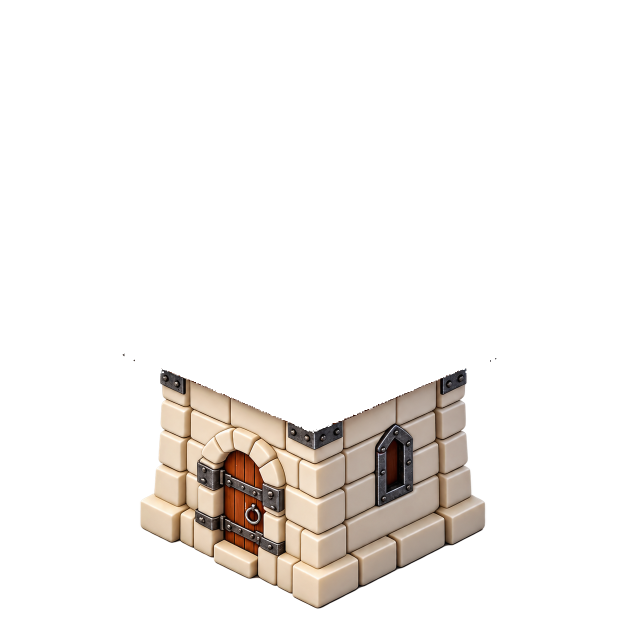
#> input picture source/old/01-turquoise-3d/parts/01-base.png, 1254 x 1254 px, found by its file name (shown at 1/2 size)
$ python build.py
#> lines starting #> are read from the running program, lines starting #| are printed output that depends on the picture; after the words box and inside, x2 and y2 are one past the last pixel; in counts of white or black regions, pixels touching at a corner belong together
"""Clean the roof/upper-room boundary while keeping approved pixel dimensions."""

from pathlib import Path
import json

import numpy as np
from PIL import Image, ImageDraw, ImageFont


ROOT = Path(__file__).resolve().parent
INPUT = ROOT / "input"
CANVAS = (1254, 1254)
MASTER_BOX = (245, 25, 1009, 1218)
AXIS_X = 625
NAMES = ["01-base.png", "02-upper-room.png", "03-roof.png", "04-pennant.png"]
TITLES = ["Основание", "Верхний ярус", "Крыша", "Флаг и навершие"]
STYLES = [
    ("template", INPUT / "template" / "tower-assembled.png"),
    ("01-weathered", INPUT / "1lvl.png"),
    ("02-finished", INPUT / "2lvl.png"),
]


def rgba(path):
    image = Image.open(path).convert("RGBA")
#> image is the input picture: PIL image 1254x1254 RGBA; mean R, G, B, A 24, 21, 18.4, 34.8
    if image.size != CANVAS:
        raise ValueError(f"Unexpected canvas for {path}: {image.size}")
    return image


# [6 lines left out: function bbox, not called in this run]


def dimensions(image):
    box = bbox(image)
    return {"bbox_px_exclusive": list(box), "visible_size_px": [box[2] - box[0], box[3] - box[1]]}


def font(size):
    path = Path("C:/Windows/Fonts/arial.ttf")
    return ImageFont.truetype(str(path), size) if path.exists() else ImageFont.load_default()


def build_clean_template():
    parts = [rgba(INPUT / "template" / "parts" / name) for name in NAMES]
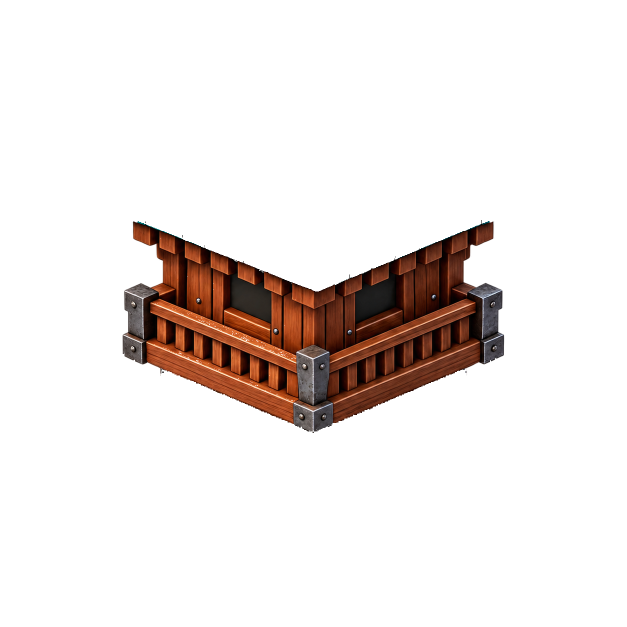
#> input picture source/old/01-turquoise-3d/parts/02-upper-room.png, 1254 x 1254 px, found by its file name (shown at 1/2 size)
#> in rgba, image is the input picture: PIL image 1254x1254 RGBA; mean R, G, B, A 12.8, 6.3, 3.9, 31.5
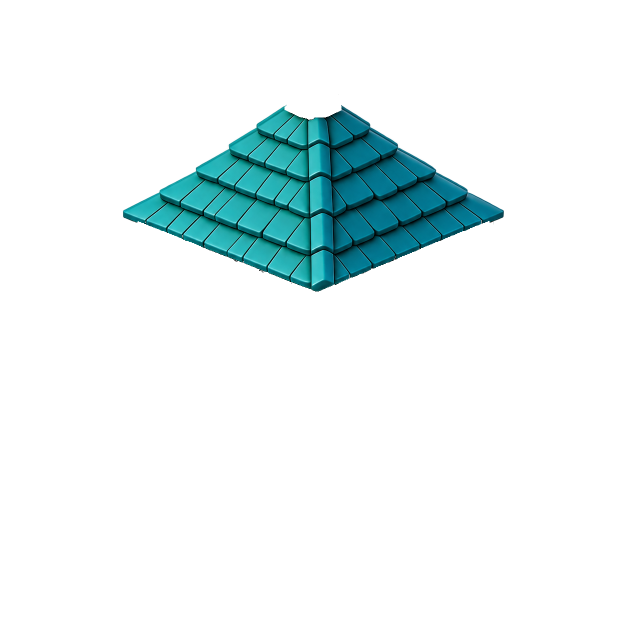
#> input picture source/old/01-turquoise-3d/parts/03-roof.png, 1254 x 1254 px, found by its file name (shown at 1/2 size)
#> in rgba, image is the input picture: PIL image 1254x1254 RGBA; mean R, G, B, A 1.9, 12.2, 13.2, 24.4
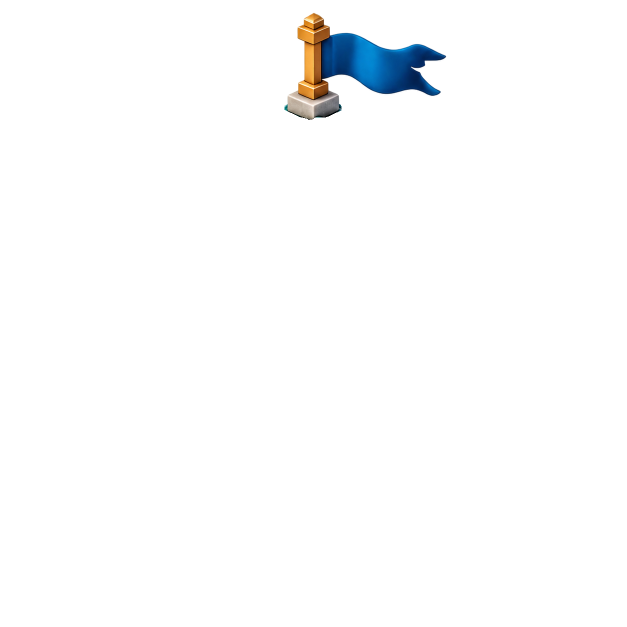
#> input picture source/old/01-turquoise-3d/parts/04-pennant.png, 1254 x 1254 px, found by its file name (shown at 1/2 size)
#> in rgba, image is the input picture: PIL image 1254x1254 RGBA; mean R, G, B, A 1.3, 2, 2.4, 5
#> parts = 4 items
    roof = np.asarray(parts[2]).copy()
    red = roof[:, :, 0].astype(np.int16)
    green = roof[:, :, 1].astype(np.int16)
    blue = roof[:, :, 2].astype(np.int16)
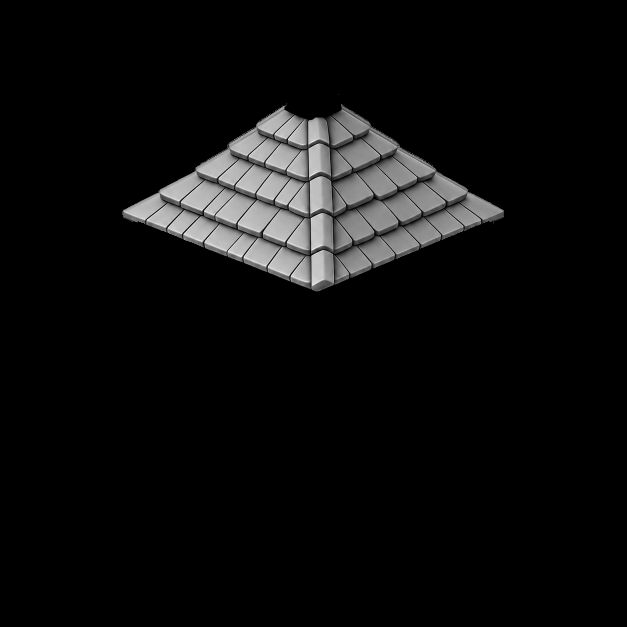
#> blue: shape (1254, 1254) int16 (shown at 1/2 size); min 0, max 255, mean 13.2
    alpha = roof[:, :, 3]
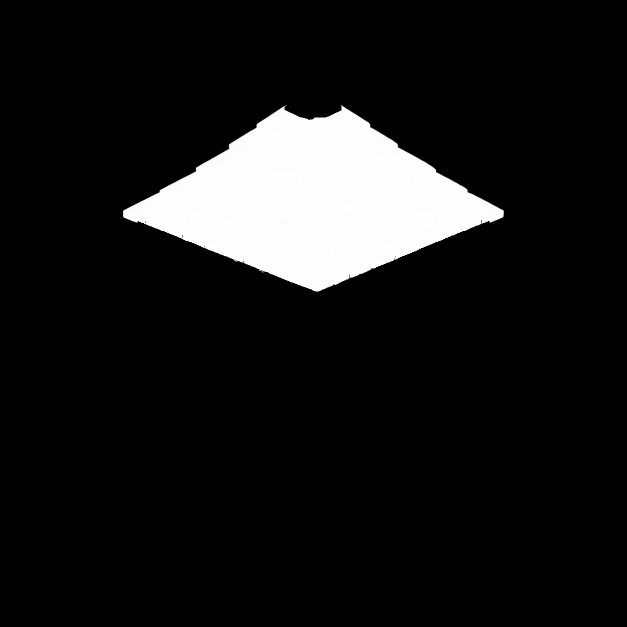
#> alpha: shape (1254, 1254) (shown at 1/2 size); min 0, max 255, mean 24.4

    # In the original template the orange eave was mistakenly embedded in
    # the roof layer. The first bright wooden pixel in each column identifies
    # the lower eave strip. Transfer that whole strip, including its dark
    # underside, to the upper room without altering the assembled picture.
    wood = (alpha >= 5) & (red >= 60) & (red > green * 1.12) & (green > blue * 1.18)
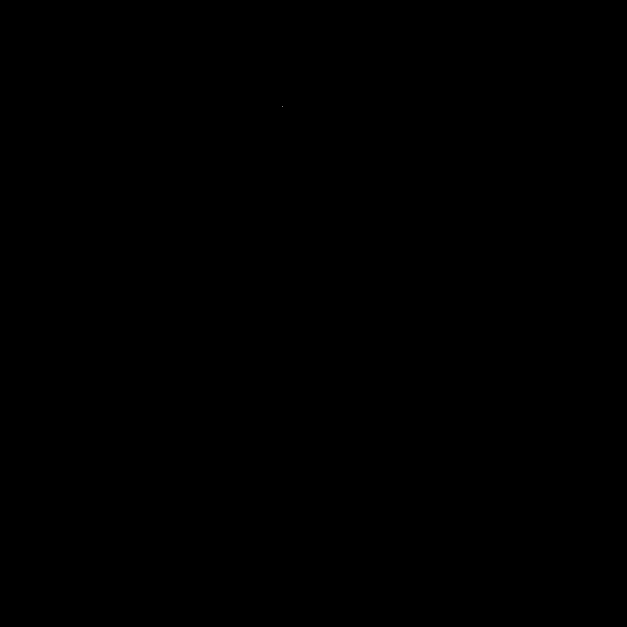
#> wood: shape (1254, 1254) bool (shown at 1/2 size); 0% white in thin lines or dots, all inside (x1, y1, x2, y2) = (564, 213, 565, 214)
    transfer = np.zeros(alpha.shape, dtype=bool)
    starts = np.full(CANVAS[0], np.nan)
    for x in range(CANVAS[0]):
        rows = np.where(wood[:, x])[0]
        if len(rows):
            starts[x] = int(rows.min())
    known = np.where(~np.isnan(starts))[0]
#> known = [564]
    interpolated = np.interp(np.arange(known[0], known[-1] + 1), known, starts[known])
#> interpolated = [213]
    for x in range(int(known[0]), int(known[-1]) + 1):
        start = int(starts[x]) if not np.isnan(starts[x]) else int(round(interpolated[x - known[0]]))
        transfer[start:, x] = alpha[start:, x] > 0
#> this loop made 1 pass
#> transfer: shape (1254, 1254) bool; 0.02% white in thin lines or dots, all inside (x1, y1, x2, y2) = (564, 213, 565, 557)
    if not transfer.any():
        raise AssertionError("No wooden eave found in the roof module")

    moved = roof.copy()
    moved[~transfer] = 0
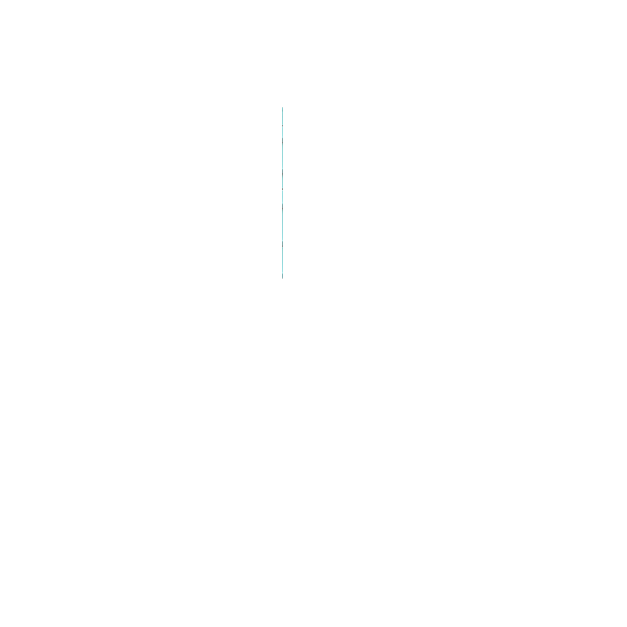
#> moved: shape (1254, 1254, 4) (shown at 1/2 size); 9.67% of pixels changed, all inside (x1, y1, x2, y2) = (245, 189, 1008, 583); transparent parts drawn white
    roof[transfer] = 0
#> roof: shape (1254, 1254, 4); 0.02% of pixels changed, all inside (x1, y1, x2, y2) = (564, 213, 565, 557)
    parts[1] = Image.alpha_composite(parts[1], Image.fromarray(moved, "RGBA"))
    parts[2] = Image.fromarray(roof, "RGBA")

    original_assembled = rgba(INPUT / "template" / "tower-assembled.png")
    assembled = Image.new("RGBA", CANVAS)
    for part in parts:
        assembled.alpha_composite(part)
    if not np.array_equal(np.asarray(assembled), np.asarray(original_assembled)):
        diff = np.any(np.asarray(assembled) != np.asarray(original_assembled), axis=2)
        raise AssertionError(f"Template assembled pixels changed: {int(diff.sum())} pixels")
    if bbox(assembled) != MASTER_BOX:
        raise AssertionError(f"Master dimensions changed: {bbox(assembled)}")

    out = ROOT / "template"
    (out / "parts").mkdir(parents=True, exist_ok=True)
    assembled.save(out / "tower-assembled.png")
    for name, part in zip(NAMES, parts):
        part.save(out / "parts" / name)
    return parts, int(transfer.sum())


# [74 lines left out: functions fill_owner_gaps, split_style, draw_guide, not called in this run]


def main():
    template_parts, transferred = build_clean_template()
    owner = np.full((CANVAS[1], CANVAS[0]), -1, dtype=np.int8)
    for index, part in enumerate(template_parts):
        owner[np.asarray(part.getchannel("A")) > 0] = index
    parts_by_style = {"template": template_parts}
    parts_by_style["01-weathered"] = split_style("01-weathered", INPUT / "1lvl.png", owner)
    parts_by_style["02-finished"] = split_style("02-finished", INPUT / "2lvl.png", owner)

    records = {
        "schema": "tower-modular-family-v7",
        "canvas_px": [1254, 1254],
        "tower_visible_bbox_px_exclusive": list(MASTER_BOX),
        "tower_visible_size_px": [764, 1193],
        "axis_x_px": AXIS_X,
        "alpha_threshold_for_bbox": 5,
        "module_order_back_to_front": [f"parts/{name}" for name in NAMES],
        "wood_eave_pixels_moved_from_roof_to_upper_room": transferred,
        "styles": {},
    }
    for folder, parts in parts_by_style.items():
        records["styles"][folder] = {
            "assembled": dimensions(rgba(ROOT / folder / "tower-assembled.png")),
            "parts": {name: dimensions(part) for name, part in zip(NAMES, parts)},
        }
    (ROOT / "dimensions.json").write_text(json.dumps(records, ensure_ascii=False, indent=2) + "\n", encoding="utf-8")
    draw_guide(records["styles"])
    print("Moved roof eave pixels:", transferred)
    for folder in ("template", "01-weathered", "02-finished"):
        print(folder, {name: records["styles"][folder]["parts"][name]["visible_size_px"] for name in NAMES})


if __name__ == "__main__":
#> (the run stopped early here; a loop or call above may not have finished)
